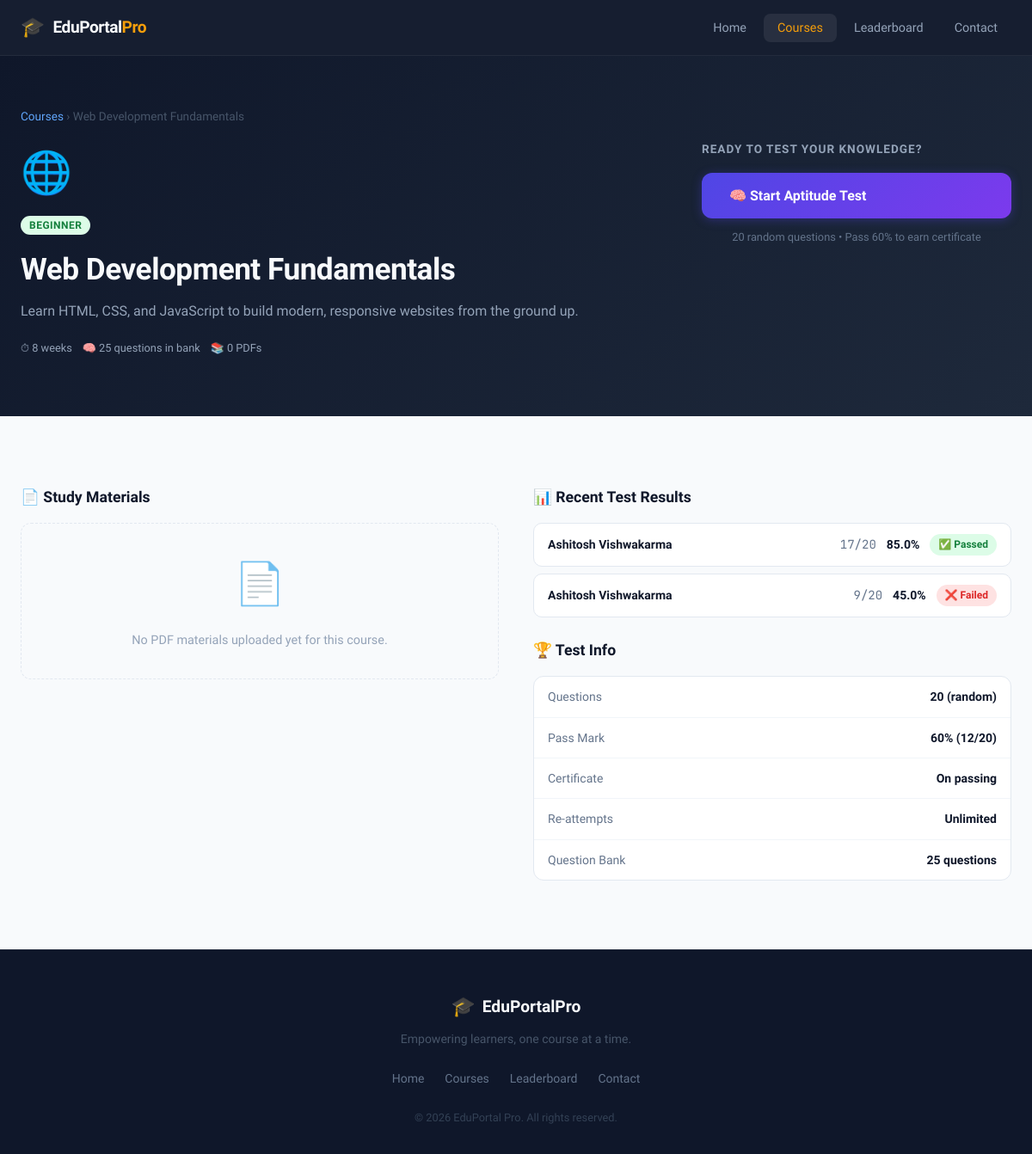
/courses/2/, run on the app's committed database.
### students/models.py (models this page shows, shortened)
class Course(models.Model):
    title = models.CharField(max_length=200)
    description = models.TextField()
    subject = models.CharField(max_length=100)
    duration = models.CharField(max_length=50, default="4 weeks")
    level = models.CharField(max_length=50, choices=[
        ('Beginner', 'Beginner'),
        ('Intermediate', 'Intermediate'),
        ('Advanced', 'Advanced'),
    ], default='Beginner')
    icon = models.CharField(max_length=10, default='📚')
    color = models.CharField(max_length=30, default='#4f46e5')
    created_at = models.DateTimeField(auto_now_add=True)

class TestResult(models.Model):
    student_name = models.CharField(max_length=200)
    student_email = models.CharField(max_length=200, blank=True)
    course = models.ForeignKey(Course, on_delete=models.CASCADE, related_name='results')
    score = models.IntegerField()
    total_questions = models.IntegerField(default=20)
    percentage = models.FloatField()
    answers_json = models.TextField(default='{}')  # stores {question_id: chosen_answer}
    questions_json = models.TextField(default='[]')  # stores list of question ids used
    passed = models.BooleanField(default=False)
    certificate_issued = models.BooleanField(default=False)
    taken_at = models.DateTimeField(auto_now_add=True)

### students/views.py (the view)
# urls.py: path('courses/<int:course_id>/', views.course_detail, name='course_detail'),
def course_detail(request, course_id):
    course = get_object_or_404(Course, id=course_id)
    materials = course.materials.all()
    question_count = course.questions.count()
    results = course.results.order_by('-taken_at')[:5]
    return render(request, 'course_detail.html', {
        'course': course,
        'materials': materials,
        'question_count': question_count,
        'recent_results': results,
    })

### students/templates/course_detail.html (shortened to what this page needs)
{% extends 'base.html' %}
{% block nav_courses %}active{% endblock %}
{% block content %}
<div class="page-hero" style="--course-color: {{ course.color }}">
    <div class="container">
        <div class="breadcrumb">
            <a href="{% url 'courses' %}">Courses</a> <span>›</span> {{ course.title }}
        </div>
        <div class="course-hero-inner">
            <div>
                <div class="course-icon-lg">{{ course.icon }}</div>
                <span class="course-level level-{{ course.level|lower }}">{{ course.level }}</span>
                <h1 class="page-title" style="margin-top:12px">{{ course.title }}</h1>
                <p class="page-subtitle">{{ course.description }}</p>
                <div class="course-meta" style="margin-top:20px">
                    <span>⏱ {{ course.duration }}</span>
                    <span>🧠 {{ question_count }} questions in bank</span>
                    <span>📚 {{ materials|length }} PDF{{ materials|length|pluralize }}</span>
                </div>
            </div>
            <div class="course-action-box">
                <div class="action-box-title">Ready to Test Your Knowledge?</div>
                {% if question_count >= 5 %}
                <a href="{% url 'start_test' course.id %}" class="btn btn-primary btn-lg" style="width:100%;text-align:center">
                    🧠 Start Aptitude Test
                </a>
                <p class="action-box-note">20 random questions • Pass 60% to earn certificate</p>
                {% else %}
                <div class="action-box-warn">
                    ⚠️ Not enough questions yet. Admin needs to add more questions to enable tests.
                </div>
                {% endif %}
            </div>
        </div>
    </div>
</div>
<section class="section-pad">
    <div class="container">
        <div class="two-col">
            <div>
                <h2 class="section-heading">📄 Study Materials</h2>
                {% if materials %}
                <div class="materials-list">
                    {% for mat in materials %}
                    <div class="material-card">
                        <div class="material-icon">📕</div>
                        <div class="material-info">
                            <div class="material-title">{{ mat.title }}</div>
                            {% if mat.description %}
                            <div class="material-desc">{{ mat.description }}</div>
                            {% endif %}
                            <div class="material-date">Added {{ mat.uploaded_at|date:"M d, Y" }}</div>
                        </div>
                        <div class="material-actions">
                            <a href="{% url 'view_pdf' mat.id %}" class="btn btn-outline btn-xs" target="_blank">👁 Read</a>
                            <a href="{% url 'download_pdf' mat.id %}" class="btn btn-primary btn-xs">⬇ Download</a>
                        </div>
                    </div>
                    {% endfor %}
                </div>
                {% else %}
                <div class="empty-state empty-sm">
                    <div class="empty-icon">📄</div>
                    <p>No PDF materials uploaded yet for this course.</p>
                </div>
                {% endif %}
            </div>
            <div>
                <h2 class="section-heading">📊 Recent Test Results</h2>
                {% if recent_results %}
                <div class="results-list">
                    {% for result in recent_results %}
                    <div class="result-row {% if result.passed %}result-pass{% else %}result-fail{% endif %}">
                        <div class="result-name">{{ result.student_name }}</div>
                        <div class="result-score">{{ result.score }}/{{ result.total_questions }}</div>
                        <div class="result-pct">{{ result.percentage|floatformat:1 }}%</div>
                        <div class="result-badge {% if result.passed %}badge-pass{% else %}badge-fail{% endif %}">
                            {% if result.passed %}✅ Passed{% else %}❌ Failed{% endif %}
                        </div>
                    </div>
                    {% endfor %}
                </div>
                {% else %}
                <div class="empty-state empty-sm">
                    <div class="empty-icon">📊</div>
                    <p>No tests taken yet. Be the first!</p>
                </div>
                {% endif %}
                <div style="margin-top:24px">
                    <h2 class="section-heading">🏆 Test Info</h2>
                    <div class="info-box">
                        <div class="info-item"><span>Questions</span><strong>20 (random)</strong></div>
                        <div class="info-item"><span>Pass Mark</span><strong>60% (12/20)</strong></div>
                        <div class="info-item"><span>Certificate</span><strong>On passing</strong></div>
                        <div class="info-item"><span>Re-attempts</span><strong>Unlimited</strong></div>
                        <div class="info-item"><span>Question Bank</span><strong>{{ question_count }} questions</strong></div>
                    </div>
                </div>
            </div>
        </div>
    </div>
</section>
{% endblock %}

### static/css/main.css (style rules this page uses)
*, *::before, *::after { box-sizing: border-box; margin: 0; padding: 0; }
html { scroll-behavior: smooth; }
body { font-family: 'Sora', sans-serif; background: #f8fafc; color: #1e293b; line-height: 1.6; min-height: 100vh; }
a { text-decoration: none; color: inherit; }
:root { --primary: #4f46e5; --primary-dark: #3730a3; --accent: #f59e0b; --surface: #fff; --border: #e2e8f0; --muted: #94a3b8; --text: #0f172a; --radius: 12px; --shadow: 0 4px 24px rgba(0,0,0,0.08); }
.btn { display: inline-flex; align-items: center; gap: 6px; padding: 10px 22px; border-radius: 10px; font-family: inherit; font-size: 0.95rem; font-weight: 600; cursor: pointer; border: none; transition: all 0.2s; text-decoration: none; }
.btn-primary { background: linear-gradient(135deg, #4f46e5, #7c3aed); color: #fff; box-shadow: 0 2px 12px rgba(79,70,229,0.35); }
.btn-lg { padding: 14px 32px; font-size: 1rem; border-radius: 12px; }
.container { max-width: 1200px; margin: 0 auto; padding: 0 24px; }
.section-pad { padding: 80px 0; }
.two-col { display: grid; grid-template-columns: 1fr 1fr; gap: 40px; }
.section-heading { font-size: 1.1rem; font-weight: 700; color: #0f172a; margin-bottom: 16px; }
.course-icon-lg { font-size: 3rem; margin-bottom: 8px; display: block; }
.course-level { font-size: 0.75rem; font-weight: 600; padding: 4px 10px; border-radius: 20px; text-transform: uppercase; letter-spacing: 0.5px; }
.level-beginner { background: #dcfce7; color: #15803d; }
.course-meta { display: flex; gap: 12px; flex-wrap: wrap; font-size: 0.8rem; color: #94a3b8; margin-bottom: 20px; }
.page-hero { background: linear-gradient(135deg, #0f172a 0%, #1e293b 100%); padding: 60px 0 48px; }
.page-title { font-size: 2.2rem; font-weight: 800; color: #f8fafc; margin-bottom: 8px; letter-spacing: -0.5px; }
.page-subtitle { color: #94a3b8; font-size: 1rem; }
.breadcrumb { color: #475569; font-size: 0.85rem; margin-bottom: 16px; }
.breadcrumb a { color: #60a5fa; }
.course-hero-inner { display: grid; grid-template-columns: 1fr 360px; gap: 40px; align-items: start; }
.action-box-title { color: #94a3b8; font-size: 0.85rem; font-weight: 600; text-transform: uppercase; letter-spacing: 1px; margin-bottom: 16px; }
.action-box-note { color: #64748b; font-size: 0.8rem; text-align: center; margin-top: 12px; }
.results-list { display: flex; flex-direction: column; gap: 8px; }
.result-row { display: grid; grid-template-columns: 1fr auto auto auto; align-items: center; gap: 12px; padding: 12px 16px; border-radius: 10px; border: 1px solid var(--border); background: #fff; font-size: 0.875rem; }
.result-name { font-weight: 600; color: #0f172a; overflow: hidden; text-overflow: ellipsis; white-space: nowrap; }
.result-score { color: #64748b; font-family: 'JetBrains Mono', monospace; }
.result-pct { font-weight: 700; color: #0f172a; }
.result-badge { padding: 3px 10px; border-radius: 20px; font-size: 0.75rem; font-weight: 600; }
.badge-pass { background: #dcfce7; color: #15803d; }
.badge-fail { background: #fee2e2; color: #dc2626; }
.info-box { background: #fff; border: 1px solid var(--border); border-radius: 12px; overflow: hidden; }
.info-item { display: flex; justify-content: space-between; align-items: center; padding: 12px 16px; border-bottom: 1px solid #f1f5f9; font-size: 0.875rem; }
.info-item:last-child { border-bottom: none; }
.info-item span { color: #64748b; }
.info-item strong { color: #0f172a; }
.empty-state { text-align: center; padding: 60px 20px; }
.empty-state.empty-sm { padding: 32px 20px; background: #f8fafc; border-radius: 12px; border: 1px dashed var(--border); }
.empty-icon { font-size: 3rem; margin-bottom: 16px; }
.empty-state p { color: #94a3b8; font-size: 0.9rem; }
body { display: flex; flex-direction: column; }

### data on the page
Course: title "Web Development Fundamentals", icon "🌐", level "BEGINNER", description "Learn HTML, CSS, and JavaScript to build modern, responsive websites from the ground up.", duration "8 weeks"
TestResult: student_name "Ashitosh Vishwakarma", score "17", total_questions "20", percentage "85.0", passed "✅ Passed"
TestResult: student_name "Ashitosh Vishwakarma", score "9", total_questions "20", percentage "45.0", passed "❌ Failed"

### other printed values
{{ question_count }} "25"
{{ materials|length }} "0"
